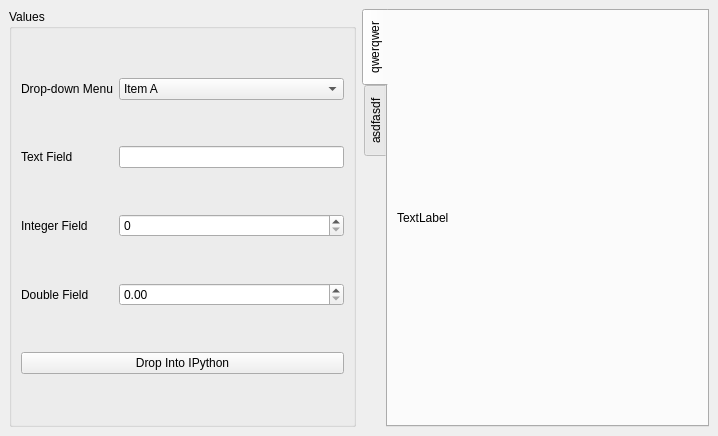
<?xml version="1.0" encoding="UTF-8"?>
<ui version="4.0">
 <class>MainWindow</class>
 <widget class="QMainWindow" name="MainWindow">
  <property name="geometry">
   <rect>
    <x>0</x>
    <y>0</y>
    <width>718</width>
    <height>436</height>
   </rect>
  </property>
  <property name="windowTitle">
   <string>example GUI using pyqt4</string>
  </property>
  <property name="dockOptions">
   <set>QMainWindow::AnimatedDocks|QMainWindow::ForceTabbedDocks</set>
  </property>
  <widget class="QWidget" name="centralwidget">
   <layout class="QHBoxLayout" name="horizontalLayout">
    <item>
     <widget class="QGroupBox" name="groupBox_3">
      <property name="title">
       <string>Values</string>
      </property>
      <layout class="QGridLayout" name="gridLayout_4">
       <item row="3" column="0">
        <widget class="QLabel" name="label_3">
         <property name="text">
          <string>Double Field</string>
         </property>
        </widget>
       </item>
       <item row="4" column="0" colspan="2">
        <widget class="QPushButton" name="ipython">
         <property name="text">
          <string>Drop Into IPython</string>
         </property>
        </widget>
       </item>
       <item row="0" column="0">
        <widget class="QLabel" name="label_4">
         <property name="text">
          <string>Drop-down Menu</string>
         </property>
        </widget>
       </item>
       <item row="1" column="0">
        <widget class="QLabel" name="label">
         <property name="text">
          <string>Text Field</string>
         </property>
        </widget>
       </item>
       <item row="2" column="0">
        <widget class="QLabel" name="label_2">
         <property name="text">
          <string>Integer Field</string>
         </property>
        </widget>
       </item>
       <item row="1" column="1">
        <widget class="QLineEdit" name="text_entry">
         <property name="readOnly">
          <bool>false</bool>
         </property>
        </widget>
       </item>
       <item row="0" column="1">
        <widget class="QComboBox" name="dropdown">
         <item>
          <property name="text">
           <string>Item A</string>
          </property>
         </item>
         <item>
          <property name="text">
           <string>Item B</string>
          </property>
         </item>
         <item>
          <property name="text">
           <string>Item C</string>
          </property>
         </item>
        </widget>
       </item>
       <item row="3" column="1">
        <widget class="QDoubleSpinBox" name="spin_double"/>
       </item>
       <item row="2" column="1">
        <widget class="QSpinBox" name="spin_integer"/>
       </item>
      </layout>
     </widget>
    </item>
    <item>
     <widget class="CollapsibleTabWidget" name="coltabwidget">
      <property name="tabPosition">
       <enum>QTabWidget::West</enum>
      </property>
      <property name="currentIndex">
       <number>0</number>
      </property>
      <property name="collapsed">
       <bool>true</bool>
      </property>
      <widget class="QWidget" name="page">
       <attribute name="title">
        <string>qwerqwer</string>
       </attribute>
       <layout class="QGridLayout" name="gridLayout">
        <item row="0" column="0">
         <widget class="QLabel" name="label_9">
          <property name="text">
           <string>TextLabel</string>
          </property>
         </widget>
        </item>
       </layout>
      </widget>
      <widget class="QWidget" name="tab_3">
       <attribute name="title">
        <string>asdfasdf</string>
       </attribute>
       <layout class="QGridLayout" name="gridLayout_2">
        <item row="0" column="0">
         <widget class="QLabel" name="label_10">
          <property name="text">
           <string>Longer text here</string>
          </property>
         </widget>
        </item>
       </layout>
      </widget>
     </widget>
    </item>
   </layout>
  </widget>
 </widget>
 <customwidgets>
  <customwidget>
   <class>CollapsibleTabWidget</class>
   <extends>QTabWidget</extends>
   <header>custom_widgets.collapsible_tab_widget</header>
   <container>1</container>
  </customwidget>
 </customwidgets>
 <resources/>
 <connections/>
</ui>
